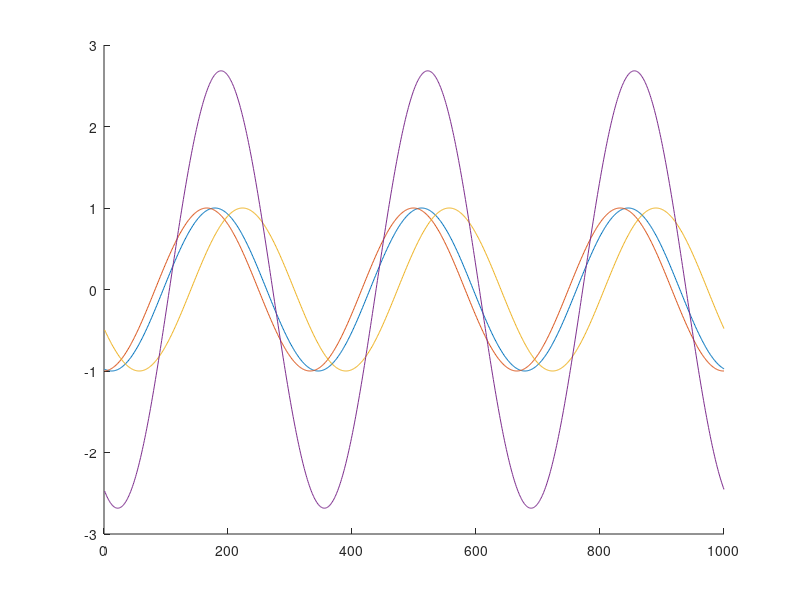

The MATLAB source for this figure: (Note: this script raises an error after producing the figure.)
clear, close all, clc;

% DFT of 3 periods of a cosine.

nPeriods = 3;   % Number of periods in N samples
N = 1000;       % Number of samples

omega = 2*pi*nPeriods/N;
phi = randi(N,[1, 3]);  % phase

t = 1:N;
fq = -N/2:N/2-1;
cosinus = cos(omega*t + phi.');
% cosinus = cos(omega*t);
cosinus = sum(cosinus,1);

cos_fft = fftshift(fft(cosinus,[],2));
tresh = 10^(-10);
cos_fft(abs(cos_fft)<tresh) =0;

%% Plots
figure; hold on;
plot(t,cos(omega*t + phi.'));
% plot(t,cos(omega*t));
plot(cosinus);
legend(join(['\phi = ',num2str(phi(1))]),join(['\phi = ',num2str(phi(2))]),join(['\phi = ',num2str(phi(3))]),'Sum of the sequence');
title('Cosine sequence with a randomly selected phase');

figure; hold on;
plot(fq,abs(cos_fft));
title('DFT of the sum of cosinus sequence')

figure; hold on;
subplot(2,1,1);
stem(fq,abs(cos_fft));
title('Frequency axis in bins');
subplot(2,1,2);
stem(fq,angle(cos_fft)/pi);
xlabel('Frequency [bins]');

fs = 100;
figure; hold on;
subplot(2,1,1);
stem(fq*fs/N,abs(cos_fft));
title('Frequency axis in Hz');
subplot(2,1,2);
stem(fq*fs/N,angle(cos_fft));
xlabel('Frequency [Hz]');



% %%
% fs = 100;
% t = 0:1/fs:1-1/fs;
% x = cos(2*pi*15*t - pi/4) - sin(2*pi*40*t);
% 
% y = fft(x);
% z = fftshift(y);
% 
% ly = length(y);
% f = (-ly/2:ly/2-1)/ly*fs;
% 
% stem(f,abs(z))
% xlabel 'Frequency (Hz)'
% ylabel '|y|'
% grid
% 
% tol = 1e-6;
% z(abs(z) < tol) = 0;
% 
% theta = angle(z);
% 
% stem(f,theta/pi)
% xlabel 'Frequency (Hz)'
% ylabel 'Phase / \pi'
% grid